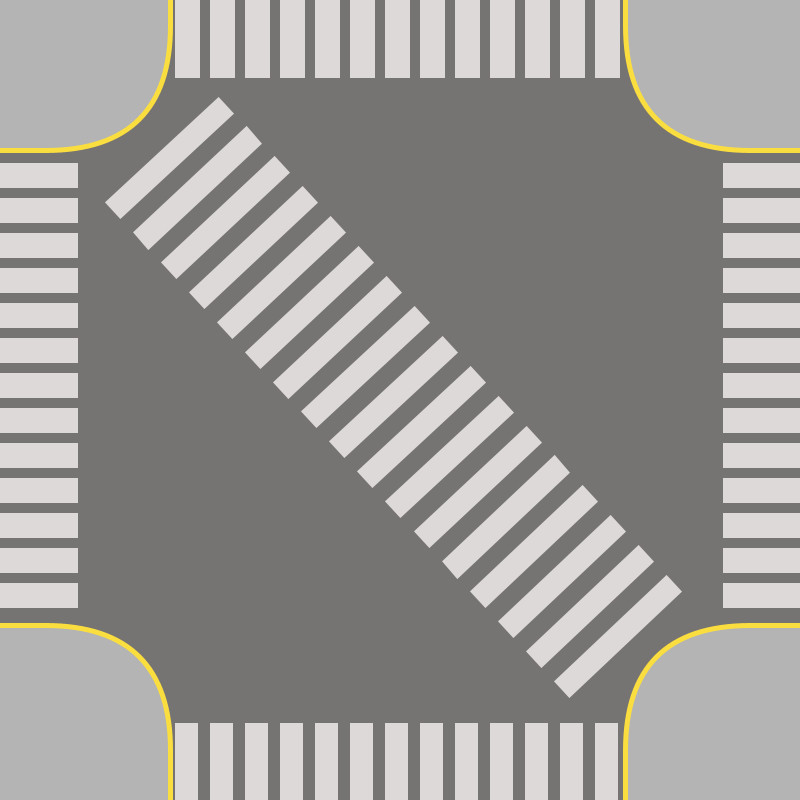
Frame 1 (no input)
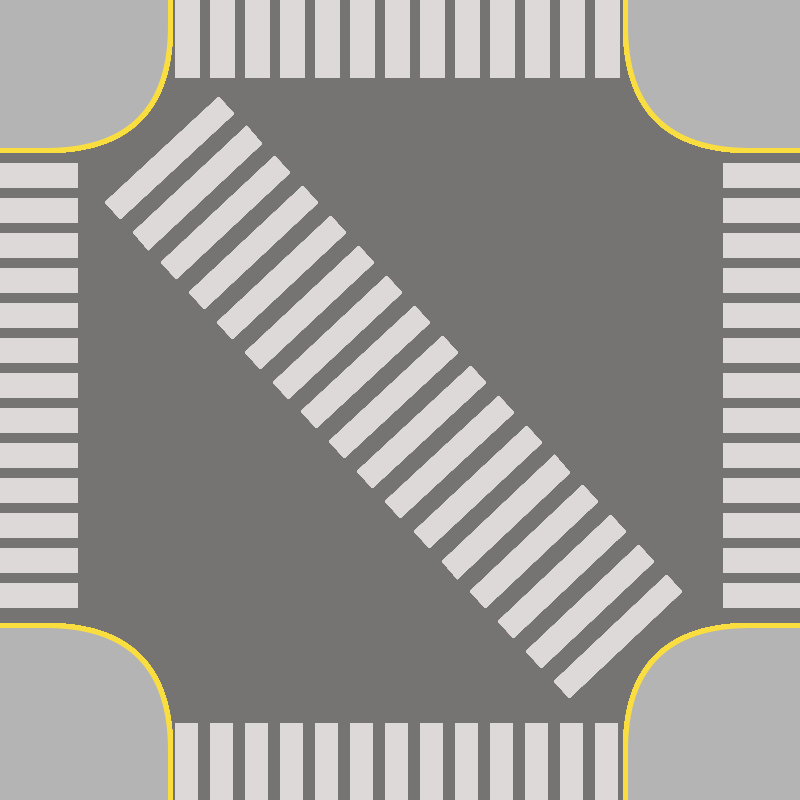
Frame 60 (the mouse pressed at the canvas centre just before this capture)
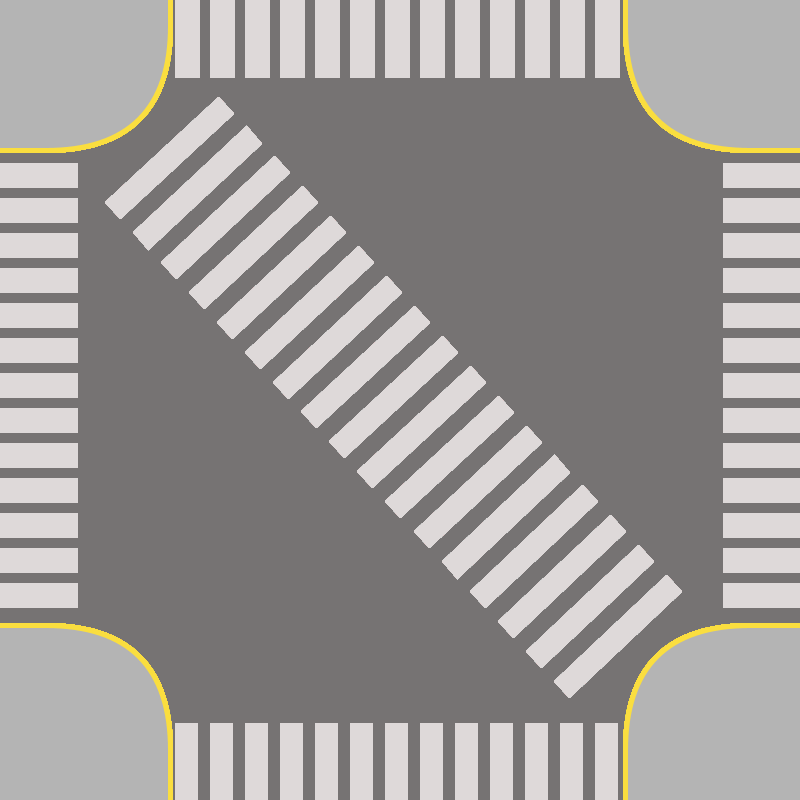
Frame 120 (the mouse held since frame 60 and released just before this capture)

The Processing sketch that drew these frames (run headless with seeded random() and noise(); from frame 60 on, the mouse is pressed at the canvas centre):

// Processing sketch: Chemotaxis
// ── Chemotaxis.pde
int NE = 2;
int NW = 1;
int SW = 4;
int SE = 3;

//declare bacteria variables here  

void setup() {     
  size(800, 800);
  background(#767373);
  noStroke();
}   
void draw() {
  shibuyaBackground();
  //move and show the bacteria
}  

void shibuyaBackground() {
  stroke(#FADE3F);
  strokeWeight(5);
  fill(#B4B4B4);
  rect(625, 625, 300, 300, 125);
  rect(625, -150, 300, 300, 125);
  rect(-130, -150, 300, 300, 125);
  rect(-130, 625, 300, 300, 125);

  stroke(#DED9D9);
  for (int i = 0; i < 450; i+= 35) {
    fill(#DED9D9);
    rect (177 + i, 725, 18, 300);
  }

  for (int i = 0; i < 450; i+= 35) {
    fill(#DED9D9);
    rect (-225, 165 + i, 300, 20);
  }

  for (int i = 0; i < 450; i+= 35) {
    fill(#DED9D9);
    rect (177 + i, -225, 20, 300);
  }

  for (int i = 0; i < 450; i+= 35) {
    fill(#DED9D9);
    rect (725, 165 + i, 300, 20);
  }

  pushMatrix();
  translate(218, 100);
  rotate(44.8);
  for (int i = 0; i < 675; i+= 41) {
    fill(#DED9D9);
    rect (0 + i, 0, 18, 150);
  }
  popMatrix();
} //end of shibuyaBackground..

//Begin People Class
class People {
  int x_pos;
  int y_pos; 

  void show() {
    translate(x_pos, y_pos);
  }
  void move() {
    x_pos = x_pos+3;
    y_pos = y_pos -1;
  }
}
